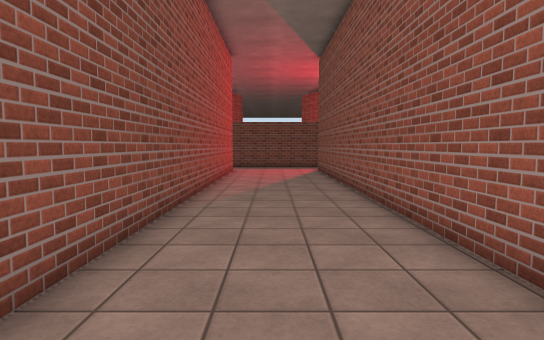
[1] (above)

23 first-person views from a walk through a 3-D level made in the Unity game engine. The camera is 1.4 m above the floor, tilts 4° down and sees 75° across. The floor is counted in squares, 0.9 m on a side. Each view is taken from the middle of a square. On the plan, view 1 faces up. The plan holds only what a view shows up to about 16 squares ahead; the rest is blank. The place goes on beyond the plan. The player character is not drawn. Some surface patterns are stand-ins.

[2]
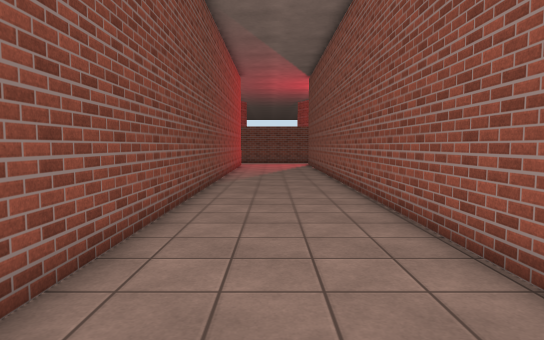

[3]
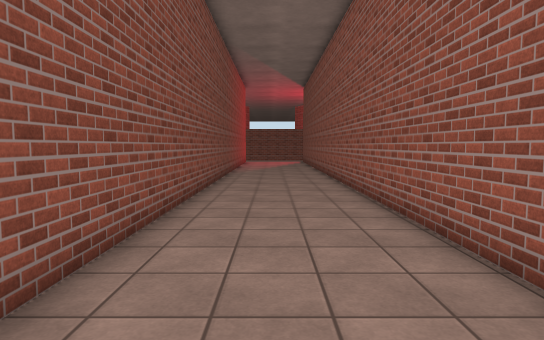

[4]
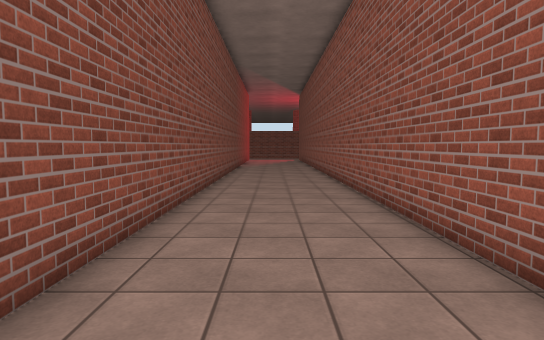

[5]
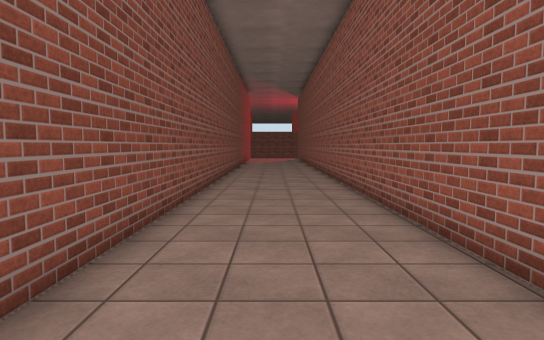

[6]
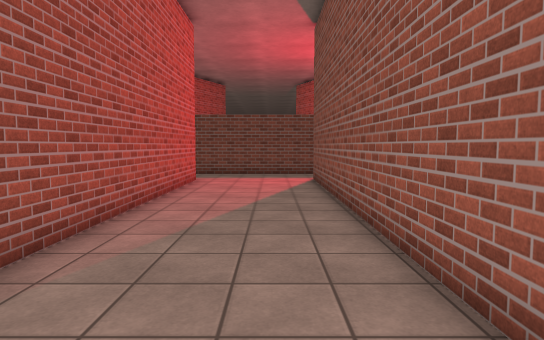

[7]
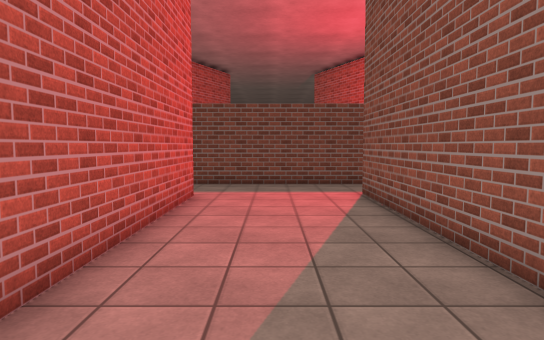

[8]
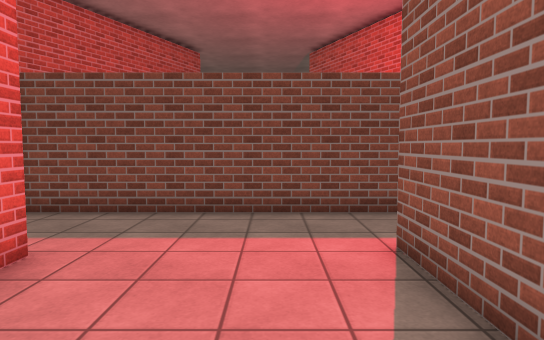

[9]
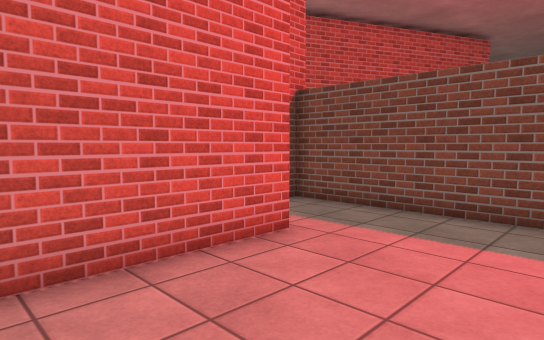

[10]
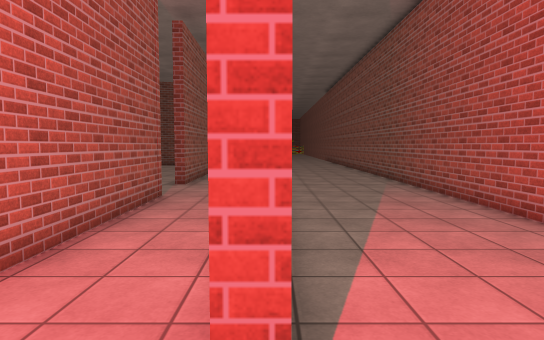

[11]
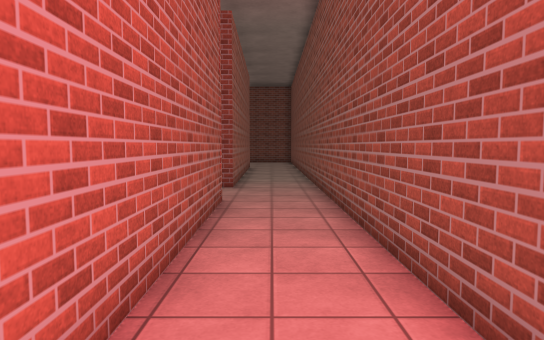

[12]
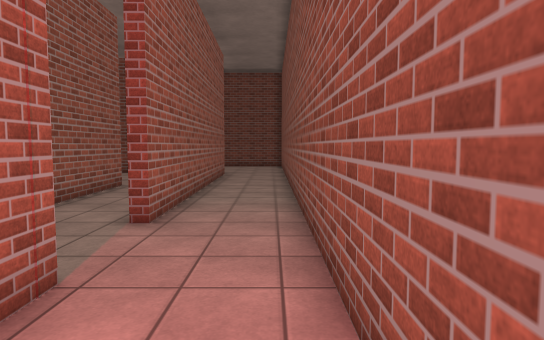

[13]
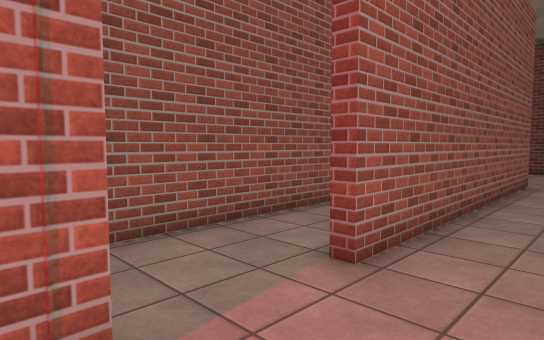

[14]
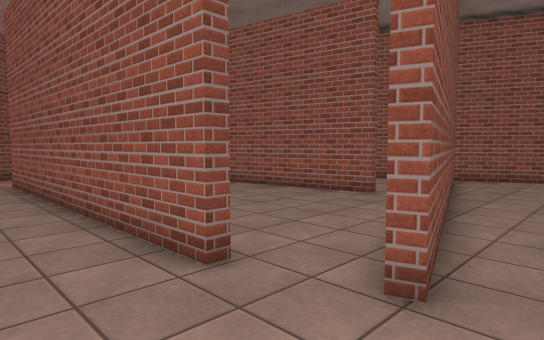

[15]
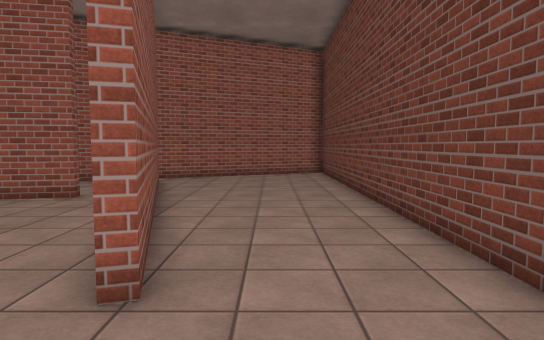

[16]
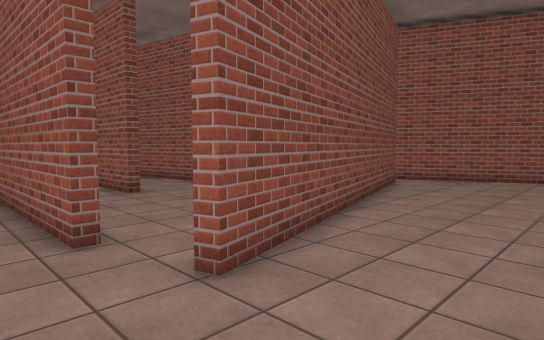

[17]
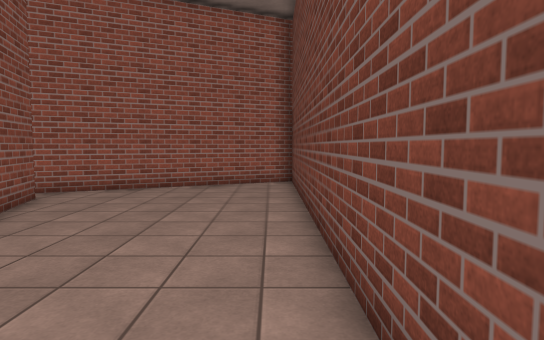

[18]
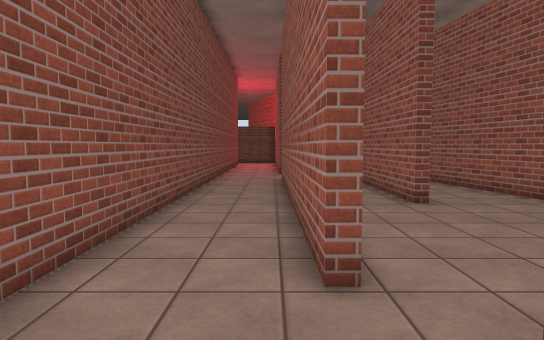

[19]
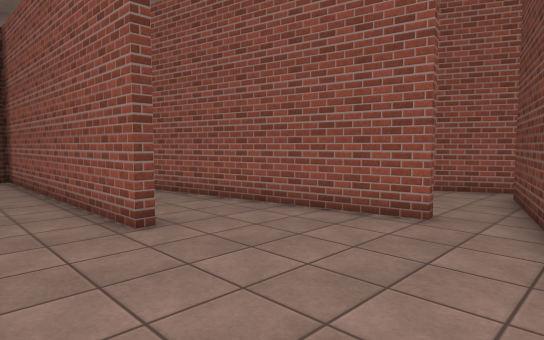

[20]
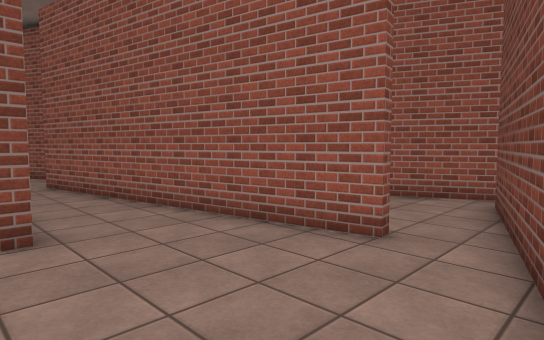

[21]
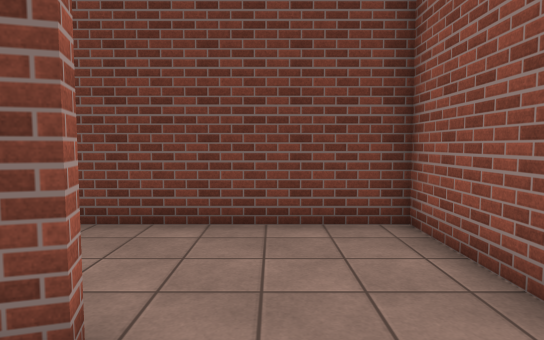

[22]
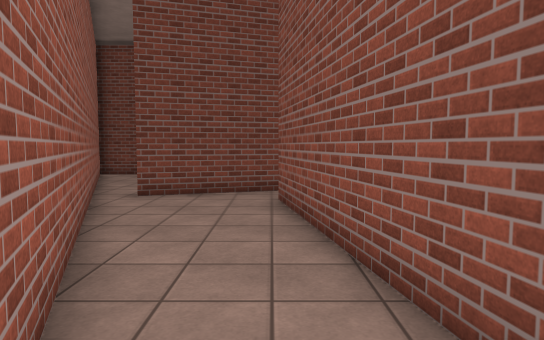

[23]
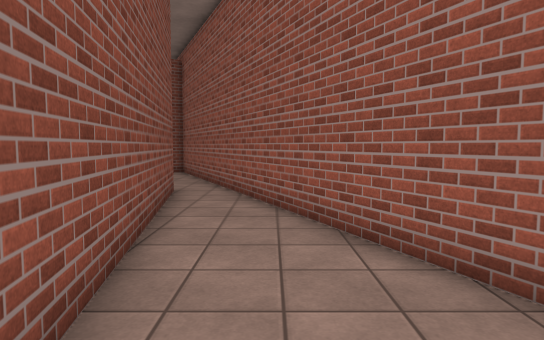

### Floor plan
Points are (right, up) in squares from view 1. A wall is a line through its corners. A room is listed if a view was taken in it or the views show most of it. See-through windows are left out.
Room 1 (views 1, 2, 3, 4, 5, 6, 7, 8, 9)
walls: (2.9, -14.4) (2.9, 22.3); (-2.4, 22) (-2.4, -15); (2.5, 25.1) (-3.4, 25.1)
ways out: opening at (3, 23.5) to room 2; opening at (-2.5, 23.5)
Room 2 (views 10, 11, 12, 13, 14, 15, 16, 17, 18, 21)
walls: (6.6, -2.2) (6.4, 10) (6.9, 10); (3.3, -5.4) (3.3, -8.9) (22.1, -8.9); (6.9, 13.1) (6.4, 13.1) (6.3, 21.4); (19.3, -1.1) (7.5, -4.7) (7.4, -4.3); (22.5, -5.2) (20.3, -0.3); (3.3, 20.9) (3.3, -2.6); (2.9, 22.3) (3.4, 22.3); (4, 25.1) (2.5, 25.1)
ways out: opening at (3, 23.5) to room 1; opening at (6.5, -3.5) to room 3; opening at (6.5, 11.5) to room 3
Room 3 (views 19, 20)
walls: (10.2, 3.4) (9.8, 3.4) (9.7, 15.2); (14.4, -0.2) (12.5, 10.8); (7.1, -2.2) (6.6, -2.2); (7.4, -4.3) (7.8, -4.2)
ways out: opening at (6.5, -3.5) to room 2; opening at (6.5, 11.5) to room 2; opening at (14.5, -1) to room 5
Room 4 (view 22)
walls: (12.6, 12.1) (13.5, 7.2); (16.5, 8.2) (14.3, 12.9)
ways out: opening at (15, 7) to room 5
Room 5 (view 23)
walls: (13.5, 7.2) (14.8, -0.1) (14.4, -0.2); (20.3, -0.3) (16.5, 8.2); (13.4, -2.5) (19.2, -0.7)
ways out: opening at (14.5, -1) to room 3; opening at (15, 7) to room 4

Where each view was taken, in squares from view 1:
view 1: 0 up, 0 right, facing up
view 2: 6 down, 0 right, facing up
view 3: 11 down, 0 right, facing up
view 4: 16 down, 0 right, facing up
view 5: 18 down, 0 right, facing up
view 6: 6 up, 1 right, facing up
view 7: 11 up, 0 right, facing up
view 8: 17 up, 1 right, facing up
view 9: 17 up, 2 right, facing up-left
view 10: 24 up, 3 right, facing down
view 11: 23 up, 5 right, facing down
view 12: 17 up, 4 right, facing down
view 13: 14 up, 4 right, facing down-right
view 14: 6 down, 4 right, facing up-right
view 15: 6 down, 4 right, facing right
view 16: 8 down, 5 right, facing up-right
view 17: 8 down, 9 right, facing right
view 18: 6 down, 6 right, facing up
view 19: 3 down, 7 right, facing up-right
view 20: 3 down, 9 right, facing up-right
view 21: 2 down, 6 right, facing down
view 22: 10 up, 15 right, facing down
view 23: 0 up, 16 right, facing up
